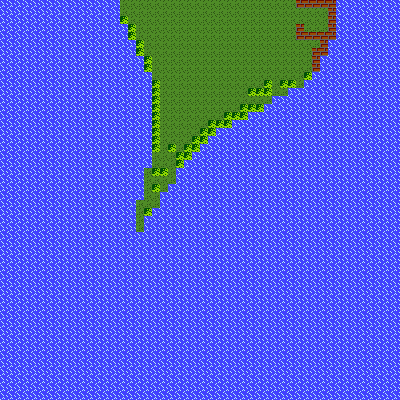

This is a level from a 2D game, rendered from its Tiled map with the project's own tilesets. A one-line summary and the map file follow, with tile-layer data summarised:
An orthogonal 50x50 tile map with 8x8 px tiles, 2 tile layers (ground, bricks, water and trees), 2 tilesets.

<map version="1.10" tiledversion="1.10.1" orientation="orthogonal" renderorder="right-down" width="50" height="50" tilewidth="8" tileheight="8" infinite="0" nextlayerid="6" nextobjectid="1">
 <tileset firstgid="1" source="ground.tsx" />
 <tileset firstgid="7" source="bricks.tsx" />
 <layer id="1" name="ground" width="50" height="50">
  <data>[2500 cells, 391 non-empty, 1 distinct tile ids]</data>
 </layer>
 <layer id="2" name="bricks, water and trees" width="50" height="50">
  <data>[2500 cells, 2183 non-empty, 3 distinct tile ids]</data>
 </layer>
 <objectgroup id="3" name="spawns" />
 <objectgroup id="4" name="collision areas" />
 <objectgroup id="5" name="scenarios" />
</map>